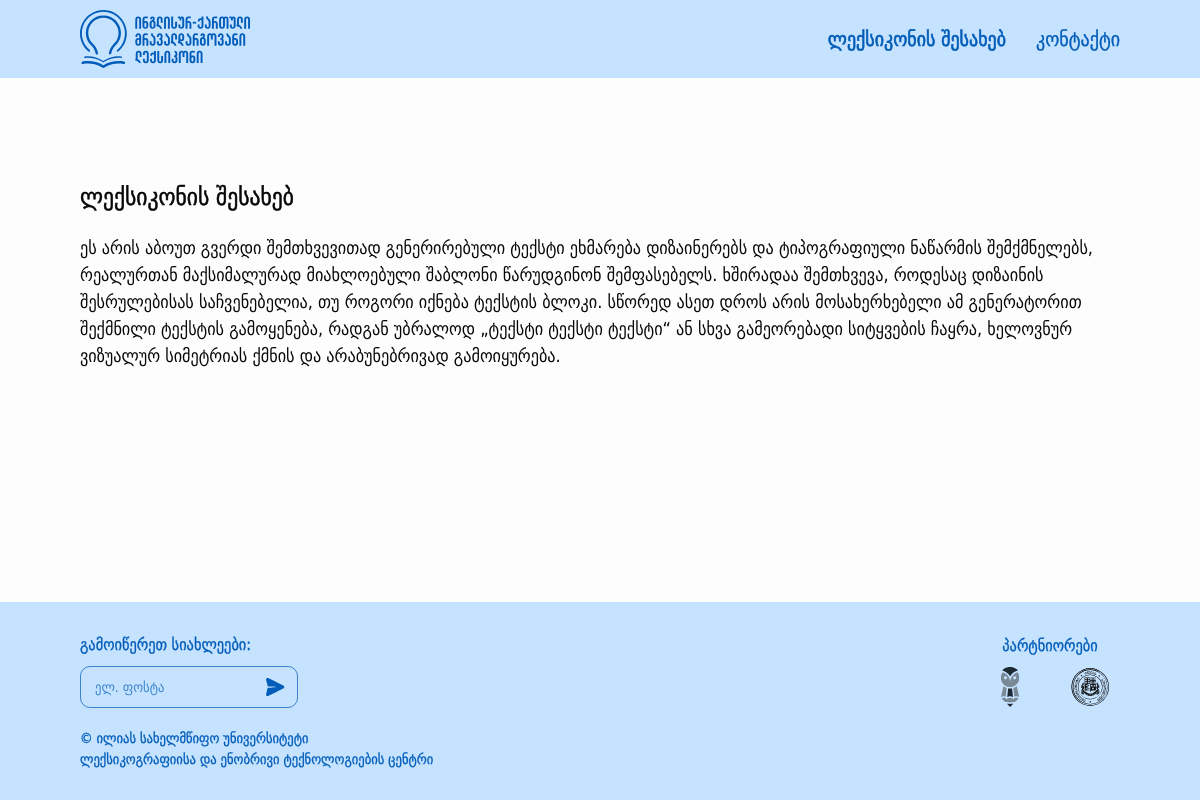
Before: /about with the older database file.
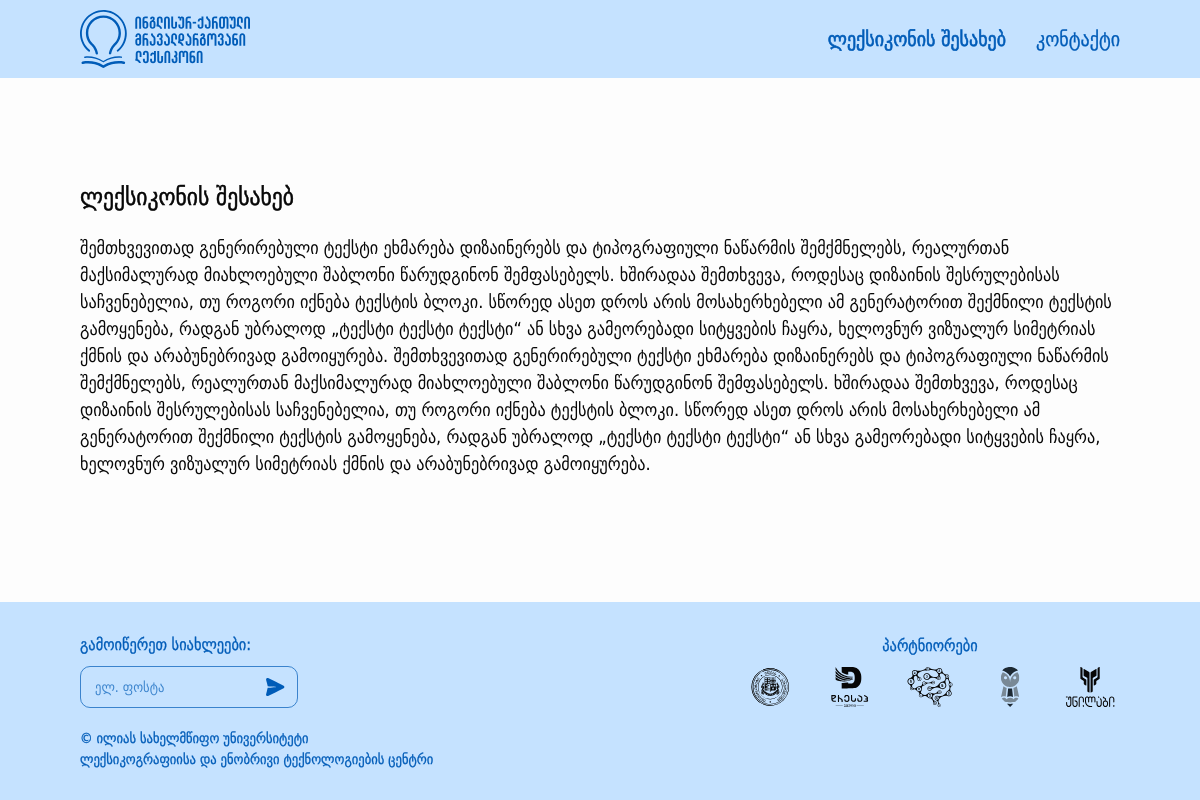
After: the same page with the newer database file.
### src/models/about.py (models this page shows, shortened)
class About(BaseModel):
    id = db.Column(db.Integer, primary_key=True)
    partner_name = db.Column(db.String(100), nullable=True)
    logo = db.Column(db.String(200), nullable=True)
    logo_link = db.Column(db.Text, nullable=True)
    about_text = db.Column(db.Text, nullable=True)

### src/views/main/routes.py (the view)
@main_blueprint.route("/about")
def about():
    items = About.query.all()
    form = ContactForm()
    return render_template('main/about.html', items=items, form=form)

### src/templates/main/about.html (shortened to what this page needs)
{% extends 'layouts/base.html' %}
{% block content %}
    <div class="main-outer edge-padding">
        <main class="main-content width-limiter">
            <section class="about-container">
                <h1 class="about-title">ლექსიკონის შესახებ</h1>
                <p class="about-text">
                     {% for item in items %}
                        {{ item.about_text }}
                    {% endfor %}
                </p>
            </section>
        </main>
    </div>
{% endblock %}

### src/templates/layouts/base.html (shortened to what this page needs)
<!doctype html>
<html lang="ka">
<head>
    <link href="{{ url_for('static', filename='styles/global.css') }}" rel="stylesheet"/>
    <link href="{{ url_for('static', filename='styles/shared.css') }}" rel="stylesheet"/>
    <link href="{{ url_for('static', filename='styles/other.css') }}" rel="stylesheet"/>
    <link href="{{ url_for('static', filename='styles/main.css') }}" rel="stylesheet"/>
    <link href="{{ url_for('static', filename='styles/word.css') }}" rel="stylesheet"/>
</head>
<body>
{% include 'layouts/navbar.html' %}
{% block content %}
{% endblock %}
{% include 'layouts/footer.html' %}
</body>
</html>

### src/templates/layouts/navbar.html (shortened to what this page needs)
{% from "macros.html" import is_active %}
<header class="header edge-padding">
    <div class="header-content width-limiter">
        <a href="{{ url_for('main.home') }}">
            <img class="logo" src="{{ url_for('static', filename='images/logo.svg') }}" alt="logo"/>
        </a>
        <nav class="desktop-nav">
            <a href="{{ url_for('main.about') }}" class="{{  is_active('about') }}">ლექსიკონის შესახებ</a>
            <a href="{{ url_for('main.contact') }}" class="{{ is_active('contact') }}">კონტაქტი</a>
        </nav>
    </div>
</header>

### src/templates/macros.html (shortened to what this page needs)
{% macro is_active(page) %}
    {% if request.endpoint.endswith(page) %}
        active-nav-link
    {% else %}
        nav-link
    {% endif %}
{% endmacro %}

### src/templates/layouts/footer.html (shortened to what this page needs)
<footer class="footer edge-padding">
    <div class="footer-content width-limiter">
        <div class="sub-group">
            <label class="sub-label">გამოიწერეთ სიახლეები:</label>
            <form class="base-field sub-input-container errorable-field" id="subscribe-form" method="POST" action="">
                <input class="sub-input field-input" type="email" placeholder="ელ. ფოსტა"
                       value="{{ form.email.value }}"/>
                <button class="sub-button">
                </button>
            </form>
        </div>
        <div class="partner-group">
            <h6 class="partner-title">პარტნიორები</h6>
            <div class="partner-logos">
                {% for item in items %}
                    {% if item.logo %}
                        <a href="{{ item.logo_link }}" target="_blank">
                            <img src="{{ url_for('static', filename='images/' + item.logo) }}" alt="{{ item.partner_name }} logo" class="partner-logo" width="60" height="60">
                        </a>
                    {% endif %}
                {% endfor %}
            </div>
        </div>
    </div>
    <span class="copyright">© ილიას სახელმწიფო უნივერსიტეტი&#10;ლექსიკოგრაფიისა და ენობრივი ტექნოლოგიების ცენტრი</span>
</footer>

### src/static/styles/global.css (style rules this page uses)
:root { --color-light-blue: 197, 226, 255; --color-light-blue-2: 143, 199, 255; --color-blue: 6, 114, 221; --color-blue-1: 81, 168, 255; --color-blue-2: 0, 92, 184; --color-white: 253, 253, 253; --color-black: 7, 7, 7; --color-gray: 119, 119, 119; --color-gray-2: 237, 237, 237; --color-green: 19, 137, 0; --color-red: 229, 0, 0; }
*, *::before, *::after { box-sizing: border-box; }
* { margin: 0; }
body { line-height: 1.5; -webkit-font-smoothing: antialiased; }
img, picture, video, canvas, svg { display: block; max-width: 100%; }
input, button, textarea, select { font: inherit; }
p, h1, h2, h3, h4, h5, h6 { overflow-wrap: break-word; }
* { color: rgb(var(--color-black)); font-family: 'DejaVu Sans Condensed', sans-serif; }
body { display: flex; min-height: 100vh; flex-direction: column; background-color: rgb(var(--color-white)); }
button { all: unset; cursor: pointer; box-sizing: border-box; }

### src/static/styles/other.css (style rules this page uses)
.main-outer { display: flex; }
main { display: flex; flex: 1; }
.about-container { display: flex; flex-direction: column; gap: 20px; margin: 0 auto; margin-top: 20px; }
.about-title { font-size: 18px; font-weight: 400; -webkit-text-stroke: 0.5px rgb(var(--color-black)); }
.about-text { font-size: 16px; }
@media screen and (min-width: 768px) { .about-title { font-size: 24px; } }
@media screen and (min-width: 768px) { .about-text { font-size: 18px; } }

### src/static/styles/main.css (style rules this page uses)
.main-content { display: flex; gap: 24px; justify-content: center; }
.term-card .field, a { font-size: 14px; color: rgb(var(--color-blue)); }
@media screen and (min-width: 768px) { .main-content { gap: 30px; } }
@media screen and (min-width: 768px) { .term-card .field, a { font-size: 16px; } }

Changed rows visible on the page:
no longer on one of the page's lists (row edited): About: about_text "შემთხვევითად გენერირებული ტექსტი ეხმარება დიზაინერებს და ტიპოგრაფიული ნაწარმის შემქმნელებს, რეალურთან მაქსიმალურად მიახლოებული შაბლონი წარუდგინონ შემფასებელს. ხშირადაა შემთხვევა, როდესაც დიზაინის შესრულებისას საჩვენებელია, თუ როგორი იქნება ტექსტის ბლოკი. სწორედ ასეთ დროს არის მოსახერხებელი ამ გენერატორით შექმნილი ტექსტის გამოყენება, რადგან უბრალოდ „ტექსტი ტექსტი ტექსტი“ ან სხვა გამეორებადი სიტყვების ჩაყრა, ხელოვნურ ვიზუალურ სიმეტრიას ქმნის და არაბუნებრივად გამოიყურება."
changed About: about_text "ეს არის აბოუთ გვერდი" → "შემთხვევითად გენერირებული ტექსტი ეხმარება დიზაინერებს და ტიპოგრაფიული ნაწარმის შემქმნელებს, რეალურთან მაქსიმალურად მიახლოებული შაბლონი წარუდგინონ შემფასებელს. ხშირადაა შემთხვევა, როდესაც დიზაინის შესრულებისას საჩვენებელია, თუ როგორი იქნება ტექსტის ბლოკი. სწორედ ასეთ დროს არის მოსახერხებელი ამ გენერატორით შექმნილი ტექსტის გამოყენება, რადგან უბრალოდ „ტექსტი ტექსტი ტექსტი“ ან სხვა გამეორებადი სიტყვების ჩაყრა, ხელოვნურ ვიზუალურ სიმეტრიას ქმნის და არაბუნებრივად გამოიყურება. შემთხვევითად გენერირებული ტექსტი ეხმარება დიზაინერებს და ტიპოგრაფიული ნაწარმის შემქმნელებს, რეალურთან მაქსიმალურად მიახლოებული შაბლონი წარუდგინონ შემფასებელს. ხშირადაა შემთხვევა, როდესაც დიზაინის შესრულებისას საჩვენებელია, თუ…"
added About: logo (picture), shown under "პარტნიორები"
added About: logo (picture), shown under "პარტნიორები"
added About: logo (picture), shown under "პარტნიორები"
